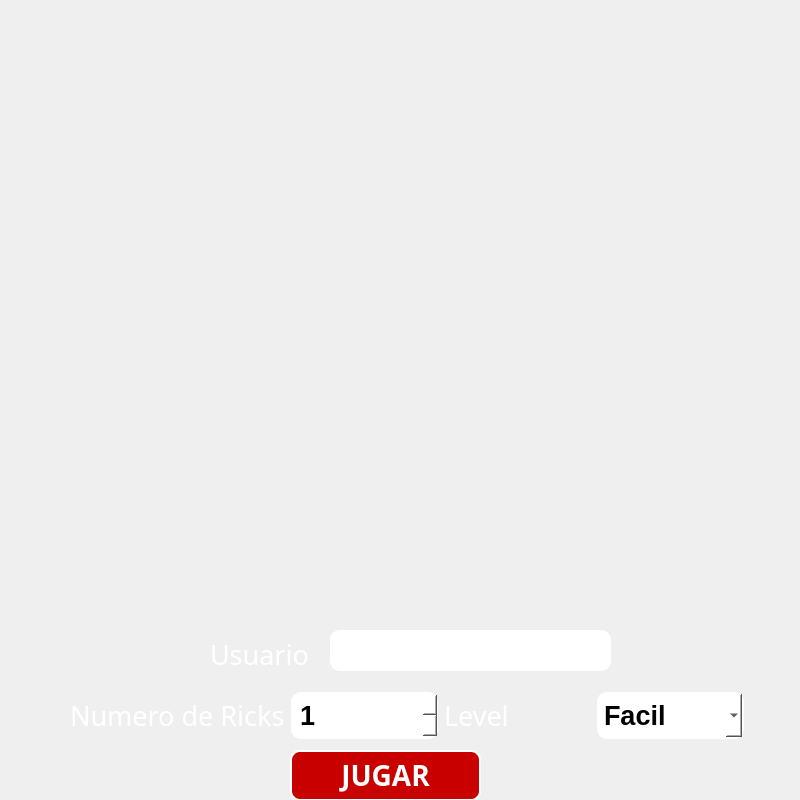
<?xml version="1.0" encoding="UTF-8"?>
<ui version="4.0">
 <class>WelcomeScreen</class>
 <widget class="QMainWindow" name="WelcomeScreen">
  <property name="geometry">
   <rect>
    <x>0</x>
    <y>0</y>
    <width>800</width>
    <height>800</height>
   </rect>
  </property>
  <property name="sizePolicy">
   <sizepolicy hsizetype="Fixed" vsizetype="Fixed">
    <horstretch>0</horstretch>
    <verstretch>0</verstretch>
   </sizepolicy>
  </property>
  <property name="minimumSize">
   <size>
    <width>800</width>
    <height>800</height>
   </size>
  </property>
  <property name="maximumSize">
   <size>
    <width>800</width>
    <height>800</height>
   </size>
  </property>
  <property name="windowTitle">
   <string>Rick And Morty</string>
  </property>
  <property name="autoFillBackground">
   <bool>false</bool>
  </property>
  <widget class="QWidget" name="centralwidget">
   <widget class="QPushButton" name="playButton">
    <property name="geometry">
     <rect>
      <x>290</x>
      <y>750</y>
      <width>191</width>
      <height>51</height>
     </rect>
    </property>
    <property name="font">
     <font>
      <family>Get Schwifty</family>
      <pointsize>-1</pointsize>
      <italic>false</italic>
      <bold>true</bold>
     </font>
    </property>
    <property name="autoFillBackground">
     <bool>false</bool>
    </property>
    <property name="styleSheet">
     <string notr="true">QPushButton {
    background-color: #c90000;
    border-style: outset;
    border-width: 2px;
    border-radius: 10px;
    border-color: white;
    font: bold 28px;
	color: white;
    padding: 6px;
}
QPushButton:hover {
	color: #c90000;
	background-color: white;
	border-color: #c90000;
}
</string>
    </property>
    <property name="text">
     <string>JUGAR</string>
    </property>
   </widget>
   <widget class="QLabel" name="label_4">
    <property name="geometry">
     <rect>
      <x>210</x>
      <y>630</y>
      <width>226</width>
      <height>49</height>
     </rect>
    </property>
    <property name="font">
     <font>
      <family>Get Schwifty</family>
      <pointsize>20</pointsize>
      <bold>false</bold>
     </font>
    </property>
    <property name="styleSheet">
     <string notr="true">QLabel {
color: white;
}</string>
    </property>
    <property name="text">
     <string>Usuario</string>
    </property>
   </widget>
   <widget class="QLineEdit" name="nameText">
    <property name="geometry">
     <rect>
      <x>330</x>
      <y>630</y>
      <width>281</width>
      <height>41</height>
     </rect>
    </property>
    <property name="font">
     <font>
      <pointsize>20</pointsize>
     </font>
    </property>
    <property name="styleSheet">
     <string notr="true">QLineEdit {
	border-style: outset;
    border-width: 2px;
    border-radius: 10px;
    border-color: white;
}</string>
    </property>
   </widget>
   <widget class="QWidget" name="layoutWidget">
    <property name="geometry">
     <rect>
      <x>70</x>
      <y>680</y>
      <width>674</width>
      <height>71</height>
     </rect>
    </property>
    <layout class="QGridLayout" name="gridLayout">
     <item row="0" column="0">
      <widget class="QLabel" name="label_2">
       <property name="font">
        <font>
         <family>Get Schwifty</family>
         <pointsize>20</pointsize>
         <bold>false</bold>
        </font>
       </property>
       <property name="styleSheet">
        <string notr="true">QLabel {
color: white;
}</string>
       </property>
       <property name="text">
        <string>Numero de Ricks</string>
       </property>
      </widget>
     </item>
     <item row="0" column="4">
      <widget class="QComboBox" name="difficulty">
       <property name="font">
        <font>
         <pointsize>20</pointsize>
         <bold>true</bold>
        </font>
       </property>
       <property name="styleSheet">
        <string notr="true">QComboBox {
	color: black;
	background-color: white;
	border-style: outset;
    border-width: 2px;
    border-radius: 10px;
    border-color: white;
	padding: 5px;
}</string>
       </property>
       <item>
        <property name="text">
         <string>Facil</string>
        </property>
       </item>
       <item>
        <property name="text">
         <string>Normal</string>
        </property>
       </item>
       <item>
        <property name="text">
         <string>Duro</string>
        </property>
       </item>
      </widget>
     </item>
     <item row="0" column="1">
      <widget class="QSpinBox" name="spinBox">
       <property name="font">
        <font>
         <pointsize>20</pointsize>
         <bold>true</bold>
        </font>
       </property>
       <property name="styleSheet">
        <string notr="true">QSpinBox {
	color: black;
	background-color: white;
	border-style: outset;
    border-width: 2px;
    border-radius: 10px;
    border-color: white;
	padding: 5px;
}</string>
       </property>
       <property name="minimum">
        <number>1</number>
       </property>
       <property name="maximum">
        <number>3</number>
       </property>
      </widget>
     </item>
     <item row="0" column="2">
      <widget class="QLabel" name="label">
       <property name="font">
        <font>
         <family>Get Schwifty</family>
         <pointsize>20</pointsize>
         <bold>false</bold>
        </font>
       </property>
       <property name="styleSheet">
        <string notr="true">QLabel {
color: white;
}</string>
       </property>
       <property name="text">
        <string>Level</string>
       </property>
      </widget>
     </item>
    </layout>
   </widget>
  </widget>
 </widget>
 <resources/>
 <connections/>
</ui>
